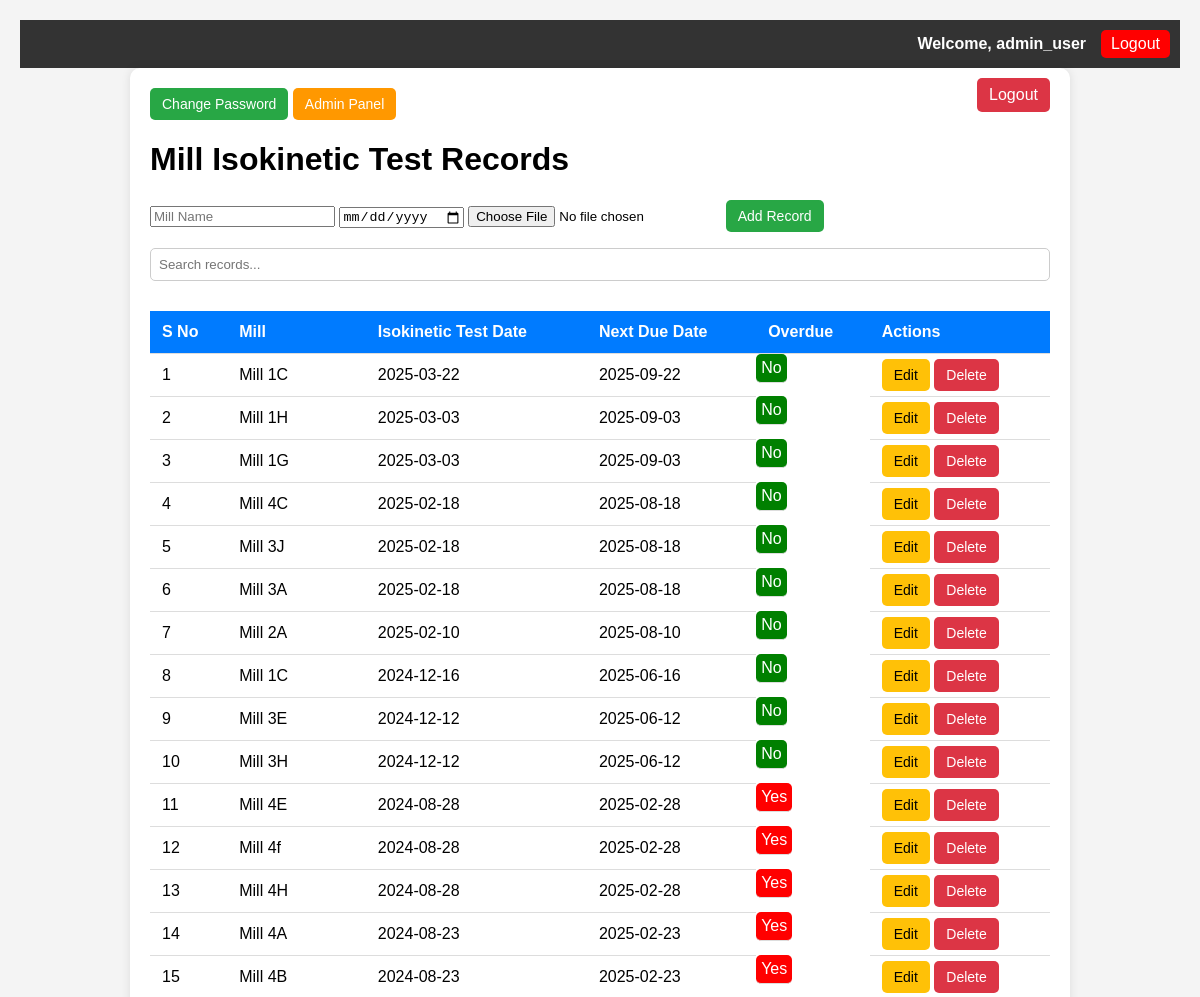
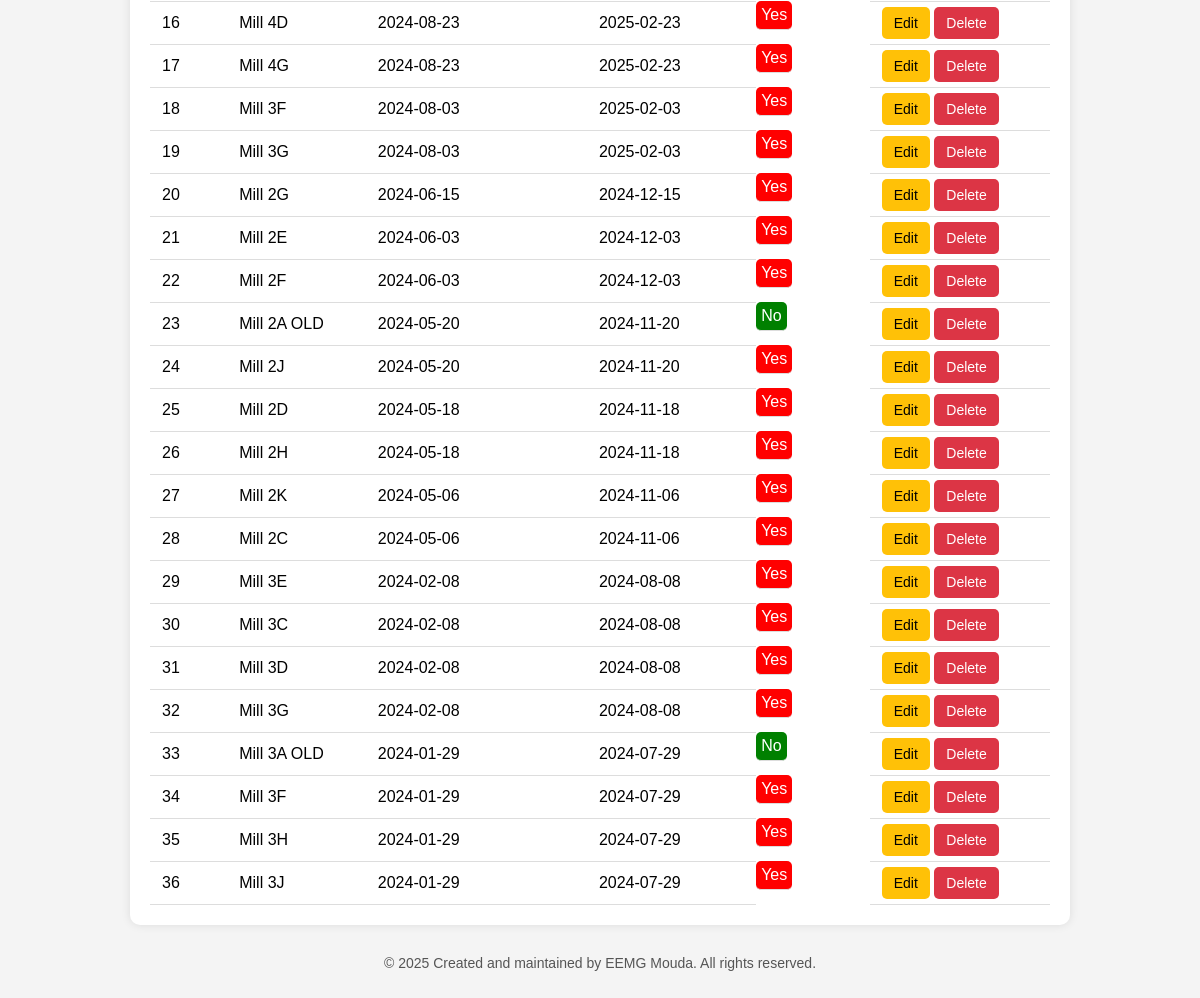
Page /dashboard.php (signed in) on the committed database (2 pictures, top to bottom).
### tables this page shows
CREATE TABLE `users` (
  `id` int NOT NULL,
  `username` varchar(100) NOT NULL,
  `password` varchar(255) NOT NULL,
  `is_admin` tinyint(1) NOT NULL DEFAULT '0',
  `role` enum('viewer','editor','admin') NOT NULL DEFAULT 'viewer'
);

CREATE TABLE `mill_tests` (
  `id` int NOT NULL,
  `mill` varchar(255) NOT NULL,
  `test_date` date NOT NULL,
  `report_path` varchar(255) DEFAULT NULL
);

### dashboard.php (the view, shortened to what this page needs)
<?php include 'header.php'; ?>
<?php
require 'config.php';
$query = "SELECT id, mill, test_date, DATE_ADD(test_date, INTERVAL 6 MONTH) AS next_due_date, report_path FROM mill_tests ORDER BY test_date DESC";
$stmt = $pdo->query($query);
$results = $stmt->fetchAll();
?>
<!DOCTYPE html>
<html>
<head>
</head>
<body>
    <div class="container">
        <?php if (isset($_SESSION['user_id'])): ?>
            <a href="change_password.php" class="btn btn-add">Change Password</a>
        <?php endif; ?>
        <?php if ($_SESSION['role'] === 'admin'): ?>
            <a href="admin.php" class="btn btn-admin">Admin Panel</a>
        <?php endif; ?>
        <?php if (isset($_SESSION['user_id'])): ?>
            <a href="logout.php" class="logout">Logout</a>
        <?php else: ?>
            <a href="login.php" class="logout">Login</a>
        <?php endif; ?>
        <h1>Mill Isokinetic Test Records</h1>
        <?php if ($_SESSION['role'] === 'admin' || $_SESSION['role'] === 'editor'): ?>
            <form method="post" enctype="multipart/form-data">
                <input type="text" name="mill" required placeholder="Mill Name">
                <input type="date" name="test_date" required>
                <input type="file" name="report" accept="application/pdf">
                <button type="submit" class="btn btn-add">Add Record</button>
            </form>
        <?php endif; ?>
        <input type="text" id="searchBox" onkeyup="searchTable()" placeholder="Search records...">
        <table id="millTable">
            <thead>
                <tr>
                    <th onclick="sortTable(0)">S No</th>
                    <th onclick="sortTable(1)">Mill</th>
                    <th onclick="sortTable(2)">Isokinetic Test Date</th>
                    <th onclick="sortTable(3)">Next Due Date</th>
                    <th onclick="sortTable(4)">Overdue</th>
                    <?php if (isset($_SESSION['user_id'])): ?>
                        <th>Actions</th>
                    <?php endif; ?>
                </tr>
            </thead>
            <tbody>
                <?php $sno = 1; foreach ($results as $row): ?>
                    <?php
                    $isOverdue = strtotime($row['next_due_date']) < time();
                    $millName = strtolower(trim($row['mill']));
                    if (substr($millName, -3) === 'old') {
                        $isOverdue = false;
                    }
                    ?>
                    <tr>
                        <td><?= $sno++ ?></td>
                        <td><?= htmlspecialchars($row['mill']) ?></td>
                        <td><?= $row['test_date'] ?></td>
                        <td><?= $row['next_due_date'] ?></td>
                        <td class="overdue <?= $isOverdue ? 'yes' : 'no' ?>">
                            <?= $isOverdue ? 'Yes' : 'No' ?>
                            <td>
                                <?php if ($_SESSION['role'] === 'admin' || $_SESSION['role'] === 'editor'): ?>
                                    <a href="edit_record.php?id=<?= $row['id'] ?>" class="btn btn-edit">Edit</a>
                                    <a href="dashboard.php?delete=<?= $row['id'] ?>" class="btn btn-delete" onclick="return confirm('Are you sure?')">Delete</a>
                                <?php endif; ?>
                            </td>
                    </tr>
                <?php endforeach; ?>
            </tbody>
        </table>
    </div>
    <?php include 'footer.php'; ?>
</body>
</html>

### header.php (shortened to what this page needs)
<?php
require 'config.php';
if (isset($_SESSION['user_id'])) {
    $stmt = $pdo->prepare("SELECT username FROM users WHERE id = ?");
    $stmt->execute([$_SESSION['user_id']]);
    $user = $stmt->fetch();
    $username = $user['username'] ?? 'User';
}
?>
<div class="topbar">
    <?php if (isset($_SESSION['user_id'])): ?>
        <span class="username">Welcome, <?= htmlspecialchars($username) ?></span>
        <a href="logout.php" class="btn-logout">Logout</a>
    <?php endif; ?>
</div>

### header.php (style rules this page uses)
.topbar { background: #333; color: white; padding: 10px; display: flex; justify-content: flex-end; align-items: center; }
.username { margin-right: 15px; font-weight: bold; }
.btn-logout { background: red; color: white; padding: 5px 10px; text-decoration: none; border-radius: 5px; }

### dashboard.php (style rules this page uses)
body { font-family: Arial, sans-serif; background-color: #f4f4f4; margin: 0; padding: 20px; }
.container { max-width: 900px; margin: auto; background: white; padding: 20px; border-radius: 10px; box-shadow: 0 0 10px rgba(0, 0, 0, 0.1); position: relative; }
.logout { position: absolute; top: 10px; right: 20px; padding: 8px 12px; background-color: #dc3545; color: white; border-radius: 5px; text-decoration: none; }
table { width: 100%; border-collapse: collapse; margin-top: 20px; }
th, td { padding: 12px; text-align: left; border-bottom: 1px solid #ddd; }
th { background-color: #007bff; color: white; cursor: pointer; }
.overdue { padding: 5px; border-radius: 5px; color: white; display: inline-block; }
.overdue.yes { background-color: red; }
.overdue.no { background-color: green; }
.btn { padding: 8px 12px; border: none; border-radius: 5px; cursor: pointer; text-decoration: none; font-size: 14px; }
.btn-edit { background-color: #ffc107; color: black; }
.btn-delete { background-color: #dc3545; color: white; }
.btn-add { background-color: #28a745; color: white; }
#searchBox { margin-bottom: 10px; padding: 8px; width: 100%; border: 1px solid #ccc; border-radius: 5px; }
.btn-admin { background-color: #ff9800; color: white; padding: 8px 12px; border-radius: 5px; text-decoration: none; display: inline-block; margin-right: 10px; }

### rows in the picture
users: username "admin_user"
mill_tests: mill "Mill 1C", test_date "2025-03-22", next_due_date "2025-09-22", shows "No"
mill_tests: mill "Mill 1H", test_date "2025-03-03", next_due_date "2025-09-03", shows "No"
mill_tests: mill "Mill 1G", test_date "2025-03-03", next_due_date "2025-09-03", shows "No"
mill_tests: mill "Mill 4C", test_date "2025-02-18", next_due_date "2025-08-18", shows "No"
mill_tests: mill "Mill 3J", test_date "2025-02-18", next_due_date "2025-08-18", shows "No"
mill_tests: mill "Mill 3A", test_date "2025-02-18", next_due_date "2025-08-18", shows "No"
mill_tests: mill "Mill 2A", test_date "2025-02-10", next_due_date "2025-08-10", shows "No"
mill_tests: mill "Mill 1C", test_date "2024-12-16", next_due_date "2025-06-16", shows "No"
mill_tests: mill "Mill 3E", test_date "2024-12-12", next_due_date "2025-06-12", shows "No"
mill_tests: mill "Mill 3H", test_date "2024-12-12", next_due_date "2025-06-12", shows "No"
mill_tests: mill "Mill 4E", test_date "2024-08-28", next_due_date "2025-02-28", shows "Yes"
mill_tests: mill "Mill 4f", test_date "2024-08-28", next_due_date "2025-02-28", shows "Yes"
mill_tests: mill "Mill 4H", test_date "2024-08-28", next_due_date "2025-02-28", shows "Yes"
mill_tests: mill "Mill 4A", test_date "2024-08-23", next_due_date "2025-02-23", shows "Yes"
mill_tests: mill "Mill 4B", test_date "2024-08-23", next_due_date "2025-02-23", shows "Yes"
mill_tests: mill "Mill 4D", test_date "2024-08-23", next_due_date "2025-02-23", shows "Yes"
mill_tests: mill "Mill 4G", test_date "2024-08-23", next_due_date "2025-02-23", shows "Yes"
mill_tests: mill "Mill 3F", test_date "2024-08-03", next_due_date "2025-02-03", shows "Yes"
mill_tests: mill "Mill 3G", test_date "2024-08-03", next_due_date "2025-02-03", shows "Yes"
mill_tests: mill "Mill 2G", test_date "2024-06-15", next_due_date "2024-12-15", shows "Yes"
mill_tests: mill "Mill 2E", test_date "2024-06-03", next_due_date "2024-12-03", shows "Yes"
mill_tests: mill "Mill 2F", test_date "2024-06-03", next_due_date "2024-12-03", shows "Yes"
mill_tests: mill "Mill 2A OLD", test_date "2024-05-20", next_due_date "2024-11-20", shows "No"
mill_tests: mill "Mill 2J", test_date "2024-05-20", next_due_date "2024-11-20", shows "Yes"
mill_tests: mill "Mill 2D", test_date "2024-05-18", next_due_date "2024-11-18", shows "Yes"
mill_tests: mill "Mill 2H", test_date "2024-05-18", next_due_date "2024-11-18", shows "Yes"
mill_tests: mill "Mill 2K", test_date "2024-05-06", next_due_date "2024-11-06", shows "Yes"
mill_tests: mill "Mill 2C", test_date "2024-05-06", next_due_date "2024-11-06", shows "Yes"
mill_tests: mill "Mill 3E", test_date "2024-02-08", next_due_date "2024-08-08", shows "Yes"
mill_tests: mill "Mill 3C", test_date "2024-02-08", next_due_date "2024-08-08", shows "Yes"
mill_tests: mill "Mill 3D", test_date "2024-02-08", next_due_date "2024-08-08", shows "Yes"
mill_tests: mill "Mill 3G", test_date "2024-02-08", next_due_date "2024-08-08", shows "Yes"
mill_tests: mill "Mill 3A OLD", test_date "2024-01-29", next_due_date "2024-07-29", shows "No"
mill_tests: mill "Mill 3F", test_date "2024-01-29", next_due_date "2024-07-29", shows "Yes"
mill_tests: mill "Mill 3H", test_date "2024-01-29", next_due_date "2024-07-29", shows "Yes"
mill_tests: mill "Mill 3J", test_date "2024-01-29", next_due_date "2024-07-29", shows "Yes"
